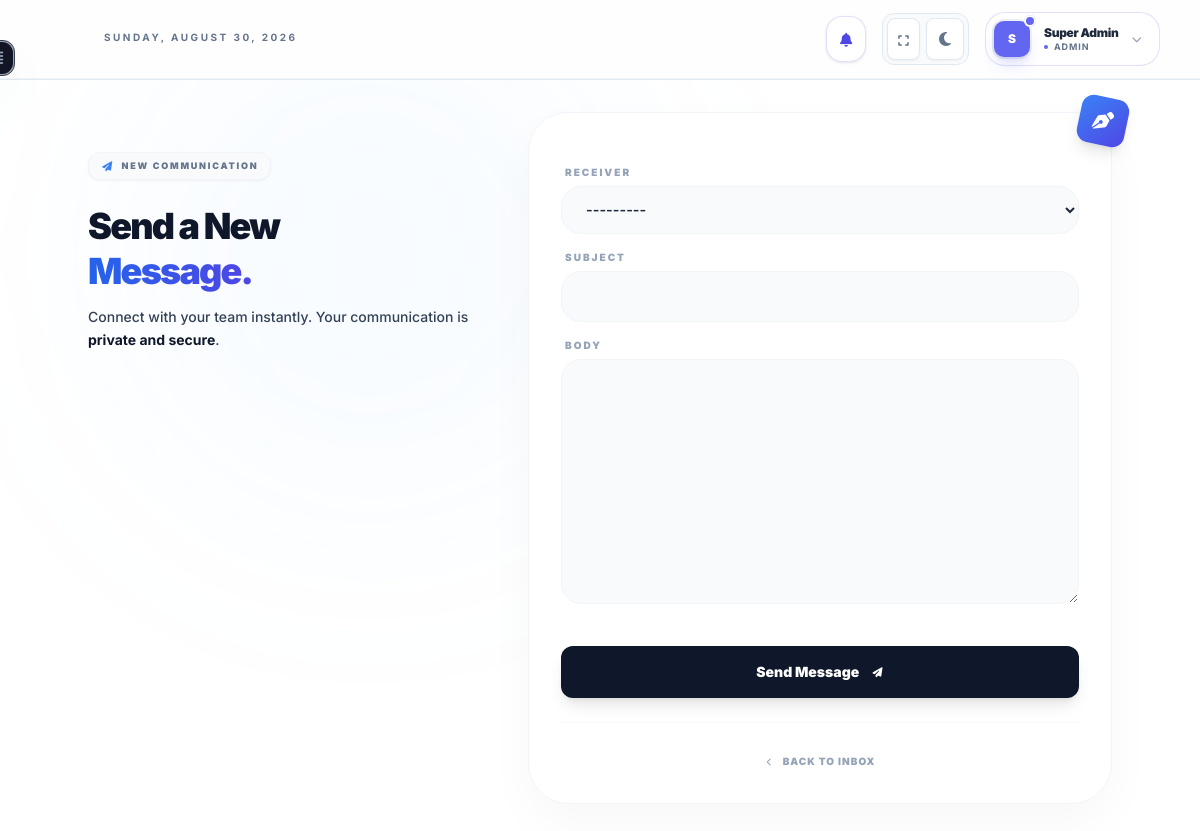
The app's page /communication/send/ (signed in) with its own data.
### accounts/models.py (models this page shows, shortened)
class User(AbstractUser):
    ROLE_CHOICES = (
        ("owner", "Network Owner"),
        ("director", "Director"),
        ("vice_director", "Vice Director"),
        ("educator", "Educator"),
        ("parent", "Parent"),
    )
    username = None
    user_id = models.UUIDField(primary_key=True, default=uuid.uuid4, editable=False)
    email = models.EmailField(_("email address"), unique=True)
    full_name = models.CharField(max_length=255)
    phone_number = models.CharField(max_length=20, blank=True, null=True)
    profile_photo = models.ImageField(upload_to=user_directory_path, blank=True, null=True)
    role_type = models.CharField(max_length=20, choices=ROLE_CHOICES)
    is_active = models.BooleanField(default=True)
    created_at = models.DateTimeField(auto_now_add=True)
    groups = models.ManyToManyField(
        "auth.Group",
        related_name="core_user_set",
        blank=True,
        verbose_name="groups",
        help_text="The groups this user belongs to.",
    )
    user_permissions = models.ManyToManyField(
        "auth.Permission",
        related_name="core_user_set",
        blank=True,
        verbose_name="user permissions",
        help_text="Specific permissions for this user.",
    )
    USERNAME_FIELD = "email"
    REQUIRED_FIELDS = ["full_name", "phone_number"]
    objects = CustomUserManager()
    def __str__(self):
        return f"{self.full_name} ({self.get_role_type_display()})"

### communication/models.py (models this page shows, shortened)
class Message(models.Model):
    message_id = models.UUIDField(primary_key=True, default=uuid.uuid4, editable=False)
    sender = models.ForeignKey(
        User,
        on_delete=models.CASCADE,
        related_name="sent_messages"
    )
    receiver = models.ForeignKey(
        User,
        on_delete=models.CASCADE,
        related_name="received_messages"
    )
    subject = models.CharField(max_length=255, blank=True)
    body = models.TextField()
    is_read = models.BooleanField(default=False)
    read_at = models.DateTimeField(null=True, blank=True)
    created_at = models.DateTimeField(auto_now_add=True)
    class Meta:
        ordering = ['-created_at']

### communication/views.py (the view)
# urls.py: path("send/", views.send_message, name="send_message"),
@login_required
def send_message(request):
    if request.method == "POST":
        form = MessageForm(request.POST, user=request.user)
        if form.is_valid():
            message = form.save(commit=False)
            message.sender = request.user
            message.save()
            django_messages.success(request, "Message sent successfully!")
            return redirect("communication:sent_messages")
    else:
        form = MessageForm(user=request.user)
    return render(request, "send_message.html", {"form": form})

### communication/templates/send_message.html (shortened to what this page needs)
{% extends "base.html" %}
{% block content %}
<div class="relative min-h-[90vh] bg-white dark:bg-slate-950 overflow-hidden flex items-center justify-center py-8 px-6">
    <div class="absolute inset-0 pointer-events-none">
        {% if user.role_type == "parent" %}
            <div class="absolute top-[-10%] left-[10%] w-[500px] h-[500px] bg-rose-400/5 rounded-full blur-[120px]"></div>
        {% elif user.role_type == "educator" %}
            <div class="absolute top-[-10%] left-[10%] w-[500px] h-[500px] bg-indigo-400/5 rounded-full blur-[120px]"></div>
        {% else %}
            <div class="absolute top-[-10%] left-[10%] w-[500px] h-[500px] bg-blue-400/5 rounded-full blur-[120px]"></div>
        {% endif %}
    </div>
    <div class="relative z-10 max-w-5xl w-full grid lg:grid-cols-12 gap-8 items-start">
        <div class="lg:col-span-5 space-y-6 pt-10">
            <div class="inline-flex items-center gap-2 px-3 py-1.5 rounded-xl bg-slate-50 dark:bg-slate-900 border border-slate-100 dark:border-slate-800 shadow-sm">
                <i class="fa-solid fa-paper-plane {% if user.role_type == 'parent' %}text-rose-500{% elif user.role_type == 'educator' %}text-indigo-500{% else %}text-blue-500{% endif %} text-[10px]"></i>
                <span class="text-[9px] font-black text-slate-500 dark:text-slate-400 uppercase tracking-[0.2em]">New Communication</span>
            </div>
            <div class="space-y-3">
                <h1 class="text-4xl font-black text-slate-900 dark:text-white leading-tight tracking-tighter">
                    {% if user.role_type == "parent" %}
                        Contact the<br>
                        <span class="bg-gradient-to-r from-rose-600 to-rose-400 bg-clip-text text-transparent capitalize">Educator.</span>
                    {% elif user.role_type == "educator" %}
                        Message the<br>
                        <span class="bg-gradient-to-r from-indigo-600 to-indigo-400 bg-clip-text text-transparent capitalize">Director.</span>
                    {% elif user.role_type == "director" or user.role_type == "owner" %}
                        Reach out to<br>
                        <span class="bg-gradient-to-r from-green-600 to-emerald-400 bg-clip-text text-transparent capitalize">Other Directors</span>
                    {% else %}
                        Send a New<br>
                        <span class="bg-gradient-to-r from-blue-600 to-indigo-600 bg-clip-text text-transparent capitalize">Message.</span>
                    {% endif %}
                </h1>
                <p class="text-sm text-slate-700 font-medium leading-relaxed">
                    {% if user.role_type == "parent" %}
                        Ask about your child's progress or share updates with their educator.
                    {% elif user.role_type == "educator" %}
                        Report center activities or request assistance from your center's director.
                    {% else %}
                        Connect with your team instantly. Your communication is <span class="text-slate-900 dark:text-white font-bold">private and secure</span>.
                    {% endif %}
                </p>
            </div>
            <div class="flex flex-col gap-3 pt-2">
            </div>
        </div>
        <div class="lg:col-span-7">
            <div class="bg-white dark:bg-slate-900 rounded-[2.5rem] border border-slate-100 dark:border-slate-800 p-8 shadow-[0_20px_50px_rgba(0,0,0,0.03)] relative">
                <form method="POST" class="space-y-5">
                    <div class="space-y-4">
                        {% for field in form %}
                        <div class="relative group">
                            <label class="block text-[10px] font-black {% if field.errors %}text-rose-500{% else %}text-slate-400{% endif %} uppercase tracking-[0.2em] mb-1.5 px-1 group-focus-within:text-blue-500 transition-colors">
                                {{ field.label }}
                            </label>
                            <div class="premium-input-container">
                                {{ field }}
                            </div>
                        </div>
                        {% endfor %}
                    </div>
                    <div class="pt-4">
                        <button type="submit"
                                class="group relative w-full {% if user.role_type == 'parent' %}bg-rose-600 hover:bg-rose-700{% elif user.role_type == 'educator' %}bg-indigo-600 hover:bg-indigo-700{% else %}bg-slate-900 hover:bg-blue-600{% endif %} text-white font-black py-4 px-6 rounded-xl transition-all active:scale-[0.98] shadow-lg flex items-center justify-center gap-3 text-sm">
                            Send Message
                            <i class="fa-solid fa-paper-plane text-[10px] group-hover:translate-x-1 group-hover:-translate-y-1 transition-transform"></i>
                        </button>
                    </div>
                </form>
                <div class="mt-6 pt-6 border-t border-slate-50 dark:border-slate-800 text-center">
                    <a href="{% url 'communication:inbox' %}" class="inline-flex items-center gap-2 text-[10px] font-black text-slate-400 hover:text-blue-500 uppercase tracking-widest transition-colors">
                        <i class="fa-solid fa-chevron-left text-[8px]"></i>
                        Back to Inbox
                    </a>
                </div>
                <div class="absolute -top-4 -right-4 w-12 h-12 bg-gradient-to-br {% if user.role_type == 'parent' %}from-rose-500 to-rose-600{% elif user.role_type == 'educator' %}from-indigo-500 to-indigo-600{% else %}from-blue-500 to-indigo-600{% endif %} rounded-xl shadow-lg flex items-center justify-center text-white text-xl rotate-12">
                    <i class="fa-solid fa-pen-nib"></i>
                </div>
            </div>
        </div>
    </div>
</div>
{% endblock %}

### accounts/templates/accounts/includes/header.html (shortened to what this page needs)
<header class="sticky top-0 z-40 w-full bg-white/80 dark:bg-slate-900/80 backdrop-blur-xl border-b border-slate-200 dark:border-slate-800/60">
    <div class="flex items-center justify-between px-6 md:px-10 py-3 border-b border-slate-100 dark:border-slate-800/40">
        <div class="flex items-center gap-6">
            <div class="hidden md:flex flex-col relative group/container">
                <div class="flex ml-16 items-center gap-3 mb-1">
                    <span id="current-date" class="text-[10px] font-bold uppercase tracking-[0.25em] text-slate-500 dark:text-emerald-400/70 transition-colors duration-300">
                </span>
                </div>
            </div>
        </div>
        <div class="flex items-center gap-4">
            <div x-data="notificationSystem()" x-init="init()" class="relative">
                <button @click="toggle()"
                class="relative p-2.5 rounded-2xl transition-all duration-300 group overflow-visible
                bg-white dark:bg-slate-900 shadow-[0_1px_3px_rgba(0,0,0,0.1)]
                {% if user.role_type == 'director' %}
                    text-emerald-600 dark:text-emerald-400 border border-emerald-500/20 bg-emerald-500/[0.02]
                {% elif user.role_type == 'parent' %}
                    text-rose-600 dark:text-rose-400 border border-rose-500/20 bg-rose-500/[0.02]
                {% else %}
                    text-indigo-600 dark:text-indigo-400 border border-indigo-500/20 bg-indigo-500/[0.02]
                {% endif %}">
                <i class="fa-solid fa-bell text-sm transition-transform duration-300 group-hover:scale-110 group-hover:rotate-12"></i>
            </button>
            </div>
            <div class="flex items-center gap-1.5 bg-slate-100/50 dark:bg-slate-900/50 p-1 rounded-xl border border-slate-200 dark:border-slate-800">
                <button onclick="toggleFullScreen()" class="p-2 rounded-lg bg-white dark:bg-slate-800 border border-slate-200 dark:border-slate-700 hover:text-emerald-500 transition-all active:scale-90 group shadow-sm">
                    <i id="fullscreen-icon" class="fa-solid fa-expand text-slate-500 text-xs"></i>
                </button>
                <button onclick="toggleTheme()" class="p-2 rounded-lg bg-white dark:bg-slate-800 border border-slate-200 dark:border-slate-700 hover:text-emerald-500 transition-all active:scale-90 group shadow-sm">
                    <i id="theme-icon" class="fa-solid fa-moon text-slate-500 text-xs"></i>
                </button>
            </div>
            <div class="relative">
                <button onclick="toggleUserMenu()"
                    class="flex items-center gap-3 p-1.5 pr-4 rounded-[1.25rem]
                           bg-white/80 dark:bg-slate-900/80 backdrop-blur-md
                           border transition-all duration-300 group
                           {% if user.role_type == 'director' %} border-emerald-500/20 hover:border-emerald-500/50 hover:shadow-emerald-500/10
                           {% elif user.role_type == 'parent' %} border-rose-500/20 hover:border-rose-500/50 hover:shadow-rose-500/10
                           {% else %} border-indigo-500/20 hover:border-indigo-500/50 hover:shadow-indigo-500/10 {% endif %}">
                    <div class="relative p-0.5 rounded-xl bg-gradient-to-tr from-slate-200 to-white dark:from-slate-700 dark:to-slate-800 shadow-inner">
                        {% if user.profile_photo %}
                            <img src="{{ user.profile_photo.url }}" class="w-9 h-9 rounded-[10px] object-cover border border-white/50 dark:border-slate-600">
                        {% else %}
                            <div class="w-9 h-9 rounded-[10px] flex items-center justify-center text-white font-black text-xs shadow-lg
                                {% if user.role_type == 'director' %} bg-emerald-500 shadow-emerald-500/20
                                {% elif user.role_type == 'parent' %} bg-rose-500 shadow-rose-500/20
                                {% else %} bg-indigo-500 shadow-indigo-500/20 {% endif %}">
                                {{ user.full_name|slice:":1"|upper }}
                            </div>
                        {% endif %}
                        <span class="absolute -top-1 -right-1 flex h-3 w-3">
                            <span class="relative inline-flex rounded-full h-3 w-3 border-2 border-white dark:border-slate-900
                                {% if user.role_type == 'director' %} bg-emerald-500
                                {% elif user.role_type == 'parent' %} bg-rose-500
                                {% else %} bg-indigo-500 {% endif %}"></span>
                        </span>
                    </div>
                    <div class="hidden sm:block text-left">
                        <p class="text-[12px] font-black text-slate-800 dark:text-slate-100 leading-tight tracking-tight">{{ user.full_name|default:"User" }}</p>
                        <div class="flex items-center gap-1.5">
                            <span class="w-1 h-1 rounded-full
                                {% if user.role_type == 'director' %} bg-emerald-500
                                {% elif user.role_type == 'parent' %} bg-rose-500
                                {% else %} bg-indigo-500 {% endif %}"></span>
                            <p class="text-[9px] text-slate-500 dark:text-slate-400 font-bold uppercase tracking-widest">{{ user.get_role_type_display|default:"Role" }}</p>
                        </div>
                    </div>
                    <i class="fa-solid fa-chevron-down text-[10px] text-slate-400 transition-all duration-300
                        {% if user.role_type == 'director' %} group-hover:text-emerald-500
                        {% elif user.role_type == 'parent' %} group-hover:text-rose-500
                        {% else %} group-hover:text-indigo-500 {% endif %}"></i>
                </button>
            </div>
        </div>
    </div>
</header>

### records on screen
User: full_name "S", full_name "Super Admin", role_type "ADMIN"

### other values on screen
{{ field.label }} "RECEIVER" "SUBJECT" "BODY"
